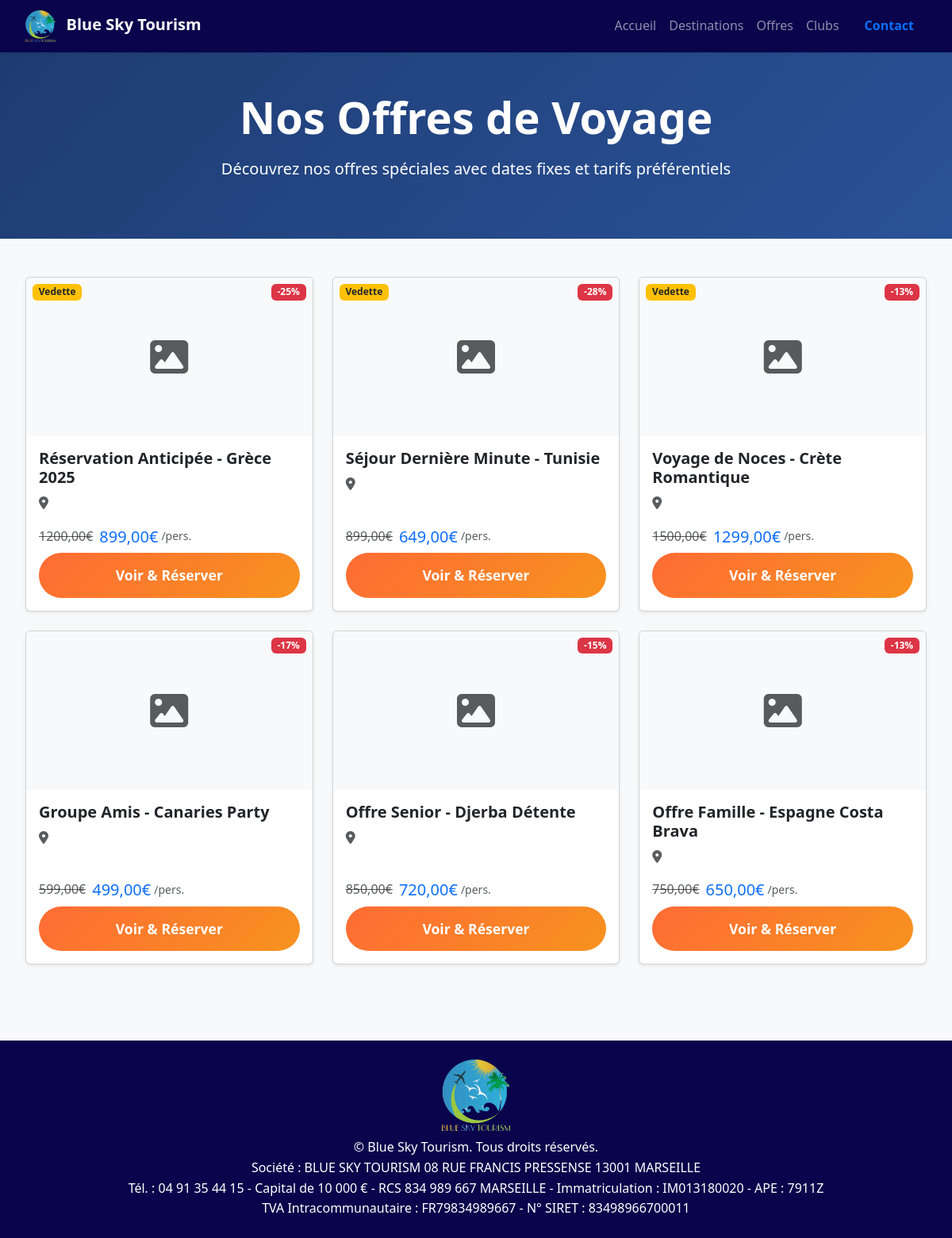
The page /offres/ on the database as committed earlier.
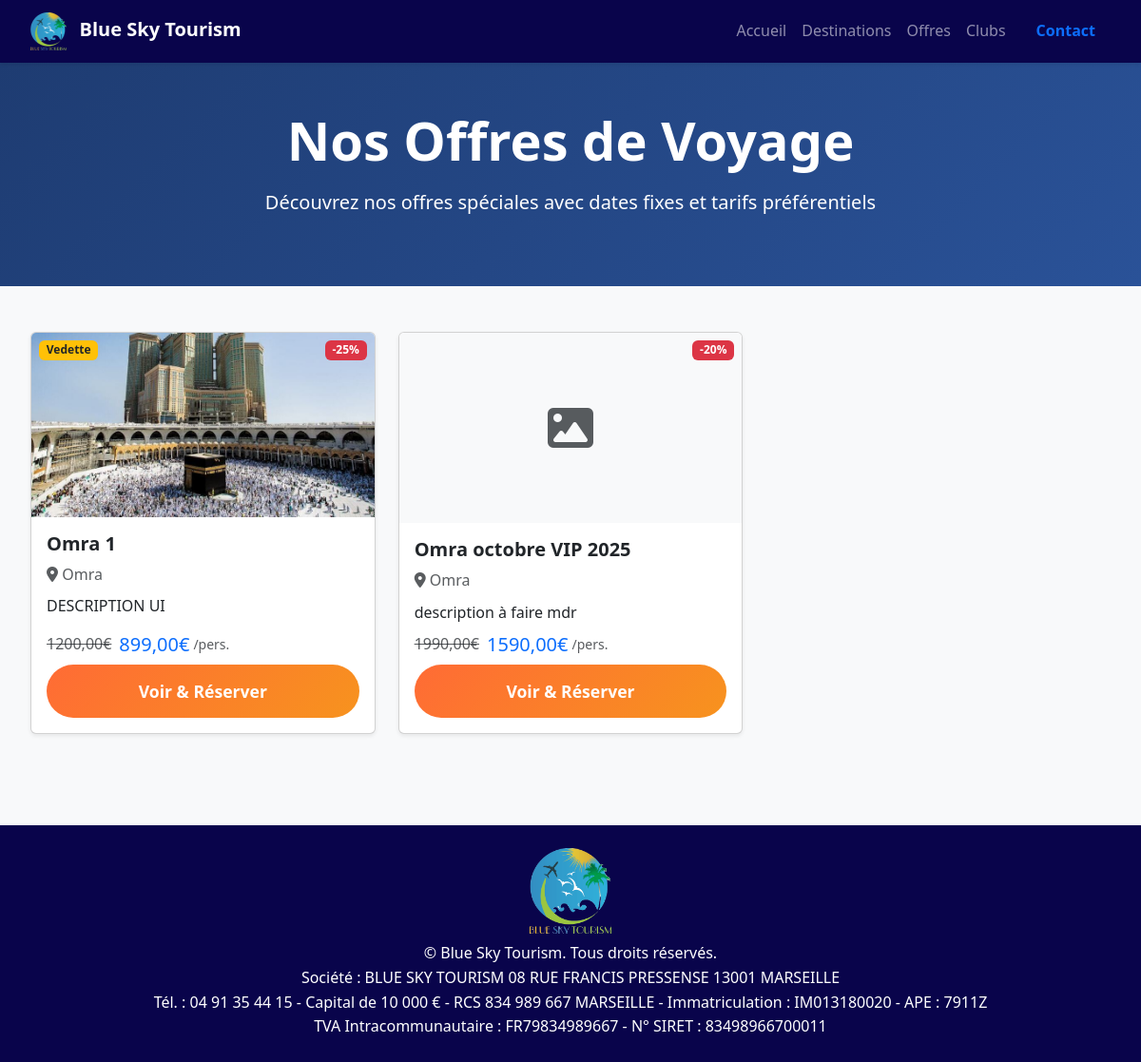
The same page on the database as committed later.
### tourism/models.py (models this page shows, shortened)
class TravelOffer(models.Model):
    title = models.CharField(max_length=200)
    description = models.TextField(verbose_name="Description", blank=True)  # <-- AJOUT ICI
    destinations = models.ManyToManyField('Destination', related_name='offers', verbose_name="Destinations")
    hotels = models.ManyToManyField('Hotel', related_name='offers', verbose_name="Hôtels")
    departure_date = models.DateField(verbose_name="Date de départ")
    return_date = models.DateField(verbose_name="Date de retour")
    offer_price = models.DecimalField(max_digits=10, decimal_places=2, verbose_name="Prix par personne")
    original_price = models.DecimalField(max_digits=10, decimal_places=2, verbose_name="Prix original par personne")
    min_participants = models.IntegerField(default=1, verbose_name="Nombre minimum de participants")
    max_participants = models.IntegerField(verbose_name="Nombre maximum de participants")
    deposit_percentage = models.DecimalField(
        max_digits=5,
        decimal_places=2,
        default=Decimal('30.00'),
        validators=[MinValueValidator(0), MaxValueValidator(100)],
        verbose_name="Pourcentage d'acompte (%)"
    )
    deposit_amount = models.DecimalField(
        max_digits=10,
        decimal_places=2,
        null=True,
        blank=True,
        verbose_name="Montant d'acompte fixe (optionnel)"
    )
    included_services = models.TextField(verbose_name="Services inclus", blank=True)
    excluded_services = models.TextField(verbose_name="Services non inclus", blank=True)
    conditions = models.TextField(verbose_name="Conditions particulières", blank=True)
    is_active = models.BooleanField(default=True, verbose_name="Offre active")
    is_featured = models.BooleanField(default=False, verbose_name="Offre vedette")
    booking_deadline = models.DateField(verbose_name="Date limite de réservation", null=True, blank=True)
    image = models.ImageField(upload_to='offers/', blank=True, null=True, verbose_name="Image de l'offre")
    created_at = models.DateTimeField(auto_now_add=True)
    updated_at = models.DateTimeField(auto_now=True)
    class Meta:
        verbose_name = "Offre de Voyage"
        verbose_name_plural = "Offres de Voyage"
        ordering = ['departure_date', '-created_at']
    @property
    def discount_percentage(self):
        if self.original_price > self.offer_price:
            return round(((self.original_price - self.offer_price) / self.original_price) * 100)
        return 0

class Destination(models.Model):
    name = models.CharField(max_length=200, verbose_name="Nom de la destination")
    location = models.CharField(max_length=200, verbose_name="Lieu")
    description = models.TextField(verbose_name="Description", blank=True)  # <-- AJOUT ICI
    hotels = models.ManyToManyField('Hotel', verbose_name="Hôtels", related_name="destinations", blank=True)
    duration_days = models.IntegerField(verbose_name="Durée en jours")
    duration_nights = models.IntegerField(verbose_name="Durée en nuits")
    package_type = models.CharField(max_length=100, default="Tout inclus")
    departure_city = models.CharField(max_length=100, verbose_name="Ville de départ")
    original_price = models.DecimalField(max_digits=10, decimal_places=2, verbose_name="Prix original")
    current_price = models.DecimalField(max_digits=10, decimal_places=2, verbose_name="Prix actuel")
    image = models.ImageField(upload_to='destinations/', blank=True, null=True)
    icon_class = models.CharField(max_length=100, default="fas fa-umbrella-beach")
    is_featured = models.BooleanField(default=False, verbose_name="Destination phare")
    created_at = models.DateTimeField(auto_now_add=True)
    updated_at = models.DateTimeField(auto_now=True)
    class Meta:
        verbose_name = "Destination"
        verbose_name_plural = "Destinations"
        ordering = ['-created_at']

### tourism/views.py (the view)
# urls.py: path('offres/', views.offers_list, name='offers_list'),
def offers_list(request):
    offers = TravelOffer.objects.filter(is_active=True).order_by('-is_featured', 'departure_date')
    offer_type = request.GET.get('type')
    if offer_type:
        offers = offers.filter(offer_type=offer_type)
    context = {
        'offers': offers,
        'selected_type': offer_type,
    }
    return render(request, 'tourism/offers_list.html', context)

### templates/tourism/offers_list.html (shortened to what this page needs)
{% extends 'tourism/base.html' %}
{% load static %}
{% block content %}
<section class="py-5 text-center text-white" style="background: linear-gradient(135deg, #1e3c72 0%, #2a5298 100%);">
  <div class="container">
    <h1 class="display-4 fw-bold mb-3">Nos Offres de Voyage</h1>
    <p class="lead mb-4">Découvrez nos offres spéciales avec dates fixes et tarifs préférentiels</p>
  </div>
</section>
<div class="container py-5">
  <div class="row g-4">
    {% for offer in offers %}
    <div class="col-lg-4 col-md-6">
      <div class="card shadow-sm h-100">
        <div class="position-relative">
          {% if offer.image %}
            <img src="{{ offer.image.url }}" class="card-img-top" alt="{{ offer.title }}">
          {% else %}
            <div class="card-img-top bg-light d-flex align-items-center justify-content-center" style="height: 200px;">
              <i class="fas fa-image fa-3x text-muted"></i>
            </div>
          {% endif %}
          {% if offer.discount_percentage > 0 %}
            <span class="badge bg-danger position-absolute top-0 end-0 m-2">-{{ offer.discount_percentage }}%</span>
          {% endif %}
          {% if offer.is_featured %}
            <span class="badge bg-warning text-dark position-absolute top-0 start-0 m-2">Vedette</span>
          {% endif %}
        </div>
        <div class="card-body d-flex flex-column">
          <h5 class="card-title fw-bold">{{ offer.title }}</h5>
          <p class="card-text text-muted mb-2"><i class="fas fa-map-marker-alt"></i> {% for d in offer.destinations.all %}{{ d.name }}{% if not forloop.last %}, {% endif %}{% endfor %}</p>
          <p class="mb-2">{{ offer.description|truncatewords:20 }}</p>
          <div class="mt-auto">
            <div class="d-flex align-items-center mb-2">
              {% if offer.discount_percentage > 0 %}
                <span class="text-muted text-decoration-line-through me-2">{{ offer.original_price }}€</span>
              {% endif %}
              <span class="h5 text-primary mb-0">{{ offer.offer_price }}€</span>
              <small class="text-muted ms-1">/pers.</small>
            </div>
            <a href="{% url 'tourism:offer_detail' offer.id %}" class="btn btn-primary w-100 rounded-pill">Voir & Réserver</a>
          </div>
        </div>
      </div>
    </div>
    {% endfor %}
  </div>
</div>
{% endblock %}

Rows that differ between the two databases and show on the page:
removed TravelOffer: discount_percentage "28", is_featured "Vedette", title "Séjour Dernière Minute - Tunisie", original_price "899,00", offer_price "649,00"
removed TravelOffer: discount_percentage "13", is_featured "Vedette", title "Voyage de Noces - Crète Romantique", original_price "1500,00", offer_price "1299,00"
removed TravelOffer: discount_percentage "17", title "Groupe Amis - Canaries Party", original_price "599,00", offer_price "499,00"
removed TravelOffer: discount_percentage "15", title "Offre Senior - Djerba Détente", original_price "850,00", offer_price "720,00"
removed TravelOffer: discount_percentage "13", title "Offre Famille - Espagne Costa Brava", original_price "750,00", offer_price "650,00"
changed TravelOffer: image: picture added; title "Réservation Anticipée - Grèce 2025" → "Omra 1"; description (not shown) → "DESCRIPTION UI"; image empty → "offers/iui.jpg" (drawn)
added Destination: name "Omra"
added TravelOffer: discount_percentage "20", title "Omra octobre VIP 2025", description "description à faire mdr", original_price "1990,00", offer_price "1590,00"
